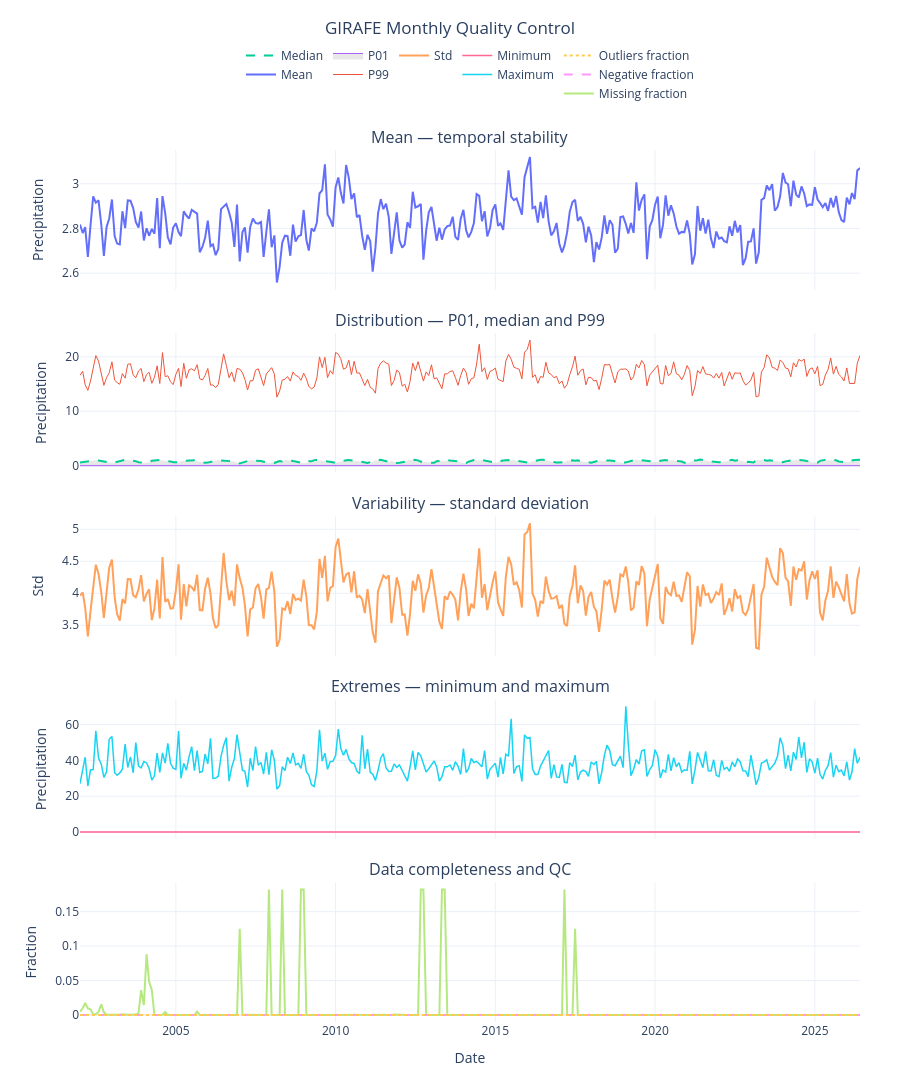

Notebook code for this chart:
### Code cell
# ============================================================
# Load pre-calculated statistics
# ============================================================

ds_stats = xr.open_dataset("GIRAFE_monthly_stats.nc")

stats = ds_stats.to_dataframe().reset_index()

stats["time"] = pd.to_datetime(stats["time"])


# ============================================================
# Create dashboard
# ============================================================

fig = make_subplots(
    rows=5,
    cols=1,
    shared_xaxes=True,
    vertical_spacing=0.05,
    subplot_titles=[
        "Mean — temporal stability",
        "Distribution — P01, median and P99",
        "Variability — standard deviation",
        "Extremes — minimum and maximum",
        "Data completeness and QC"
    ]
)

# ============================================================
# 1. Mean 
# ============================================================

fig.add_trace(
    go.Scatter(
        x=stats["time"],
        y=stats["mean"],
        mode="lines",
        name="Mean",
        line=dict(width=2),
        legendgroup="central"
    ),
    row=1, col=1
)



# ============================================================
# 2. Distribution
# ============================================================

fig.add_trace(
    go.Scatter(
        x=stats["time"],
        y=stats["p99"],
        mode="lines",
        name="P99",
        line=dict(width=1),
        legendgroup="distribution"
    ),
    row=2, col=1
)

fig.add_trace(
    go.Scatter(
        x=stats["time"],
        y=stats["median"],
        mode="lines",
        name="Median",
        line=dict(width=2, dash="dash"),
        legendgroup="central"
    ),
    row=2, col=1
)

fig.add_trace(
    go.Scatter(
        x=stats["time"],
        y=stats["p01"],
        mode="lines",
        name="P01",
        line=dict(width=1),
        fill="tonexty",
        fillcolor="rgba(100,100,100,0.15)",
        legendgroup="distribution"
    ),
    row=2, col=1
)

# ============================================================
# 3. Standard deviation
# ============================================================

fig.add_trace(
    go.Scatter(
        x=stats["time"],
        y=stats["std"],
        mode="lines",
        name="Std",
        line=dict(width=2),
        legendgroup="spread"
    ),
    row=3, col=1
)


# ============================================================
# 4. Minimum / maximum
# ============================================================

fig.add_trace(
    go.Scatter(
        x=stats["time"],
        y=stats["maximum"],
        mode="lines",
        name="Maximum",
        line=dict(width=1.5),
        legendgroup="extremes"
    ),
    row=4, col=1
)

fig.add_trace(
    go.Scatter(
        x=stats["time"],
        y=stats["minimum"],
        mode="lines",
        name="Minimum",
        line=dict(width=1.5),
        legendgroup="extremes"
    ),
    row=4, col=1
)


# ============================================================
# 5. Data completeness and QC
# ============================================================

# Missing fraction
fig.add_trace(
    go.Scatter(
        x=stats["time"],
        y=stats["missing_fraction"],
        mode="lines",
        name="Missing fraction",
        line=dict(width=2),
        legendgroup="qc",
        customdata=stats[["missing"]].values,
        hovertemplate=(
            "Missing fraction: %{y:.4%}<br>"
            "Missing pixels: %{customdata[0]:.0f}"
            "<extra></extra>"
        )
    ),
    row=5, col=1
)


# Negative fraction
fig.add_trace(
    go.Scatter(
        x=stats["time"],
        y=stats["negative_fraction"],
        mode="lines",
        name="Negative fraction",
        line=dict(width=2, dash="dash"),
        legendgroup="qc",
        hovertemplate=(
            "Negative fraction: %{y:.4%}"
            "<extra></extra>"
        )
    ),
    row=5, col=1
)


# Outliers fraction
fig.add_trace(
    go.Scatter(
        x=stats["time"],
        y=stats["outliers_fraction"],
        mode="lines",
        name="Outliers fraction",
        line=dict(width=2, dash="dot"),
        legendgroup="qc",
        hovertemplate=(
            "Outliers fraction: %{y:.4%}"
            "<extra></extra>"
        )
    ),
    row=5, col=1
)

fig.update_yaxes(
    title_text="Precipitation",
    row=1, col=1
)

fig.update_yaxes(
    title_text="Precipitation",
    row=2, col=1
)

fig.update_yaxes(
    title_text="Std",
    row=3, col=1
)

fig.update_yaxes(
    title_text="Precipitation",
    row=4, col=1
)

fig.update_yaxes(
    title_text="Fraction",
    row=5, col=1
)

fig.update_xaxes(
    title_text="Date",
    row=5, col=1
)

# ============================================================
# Layout
# ============================================================

fig.update_layout(
    title=dict(
        text="GIRAFE Monthly Quality Control",
        x=0.5,
        xanchor="center",
        y=0.98,
        yanchor="top"
    ),

    height=1300,

    hovermode="x unified",

    template="plotly_white",

    # Put legend below the title
    legend=dict(
        orientation="h",
        yanchor="top",
        y=1.125,
        xanchor="center",
        x=0.5
    ),

    # Extra space at the top for title + legend
    margin=dict(
        l=80,
        r=40,
        t=150,
        b=70
    )
)

fig.show()

fig.write_html(
    "GIRAFE_QC_timeseries.html",
    include_plotlyjs=True,
    full_html=True
)

### Figure 1 — Plotly figure (JSON) as saved in the notebook; plotly's stock layout.template omitted (floating-point values rounded to 4 significant figures; data arrays with more than 128 entries replaced by an {"elided": "..."} marker saying what was removed)
{"data": [{"legendgroup": "central", "line": {"width": 2}, "mode": "lines", "name": "Mean", "type": "scatter", "x": {"elided": "294 str values"}, "xaxis": "x", "y": {"elided": "294 float values"}, "yaxis": "y"}, {"legendgroup": "distribution", "line": {"width": 1}, "mode": "lines", "name": "P99", "type": "scatter", "x": {"elided": "294 str values"}, "xaxis": "x2", "y": {"elided": "294 float values"}, "yaxis": "y2"}, {"legendgroup": "central", "line": {"dash": "dash", "width": 2}, "mode": "lines", "name": "Median", "type": "scatter", "x": {"elided": "294 str values"}, "xaxis": "x2", "y": {"elided": "294 float values"}, "yaxis": "y2"}, {"fill": "tonexty", "fillcolor": "rgba(100,100,100,0.15)", "legendgroup": "distribution", "line": {"width": 1}, "mode": "lines", "name": "P01", "type": "scatter", "x": {"elided": "294 str values"}, "xaxis": "x2", "y": {"elided": "294 float values"}, "yaxis": "y2"}, {"legendgroup": "spread", "line": {"width": 2}, "mode": "lines", "name": "Std", "type": "scatter", "x": {"elided": "294 str values"}, "xaxis": "x3", "y": {"elided": "294 float values"}, "yaxis": "y3"}, {"legendgroup": "extremes", "line": {"width": 1.5}, "mode": "lines", "name": "Maximum", "type": "scatter", "x": {"elided": "294 str values"}, "xaxis": "x4", "y": {"elided": "294 float values"}, "yaxis": "y4"}, {"legendgroup": "extremes", "line": {"width": 1.5}, "mode": "lines", "name": "Minimum", "type": "scatter", "x": {"elided": "294 str values"}, "xaxis": "x4", "y": {"elided": "294 float values"}, "yaxis": "y4"}, {"customdata": {"elided": "294x1 int values"}, "hovertemplate": "Missing fraction: %{y:.4%}<br>Missing pixels: %{customdata[0]:.0f}<extra></extra>", "legendgroup": "qc", "line": {"width": 2}, "mode": "lines", "name": "Missing fraction", "type": "scatter", "x": {"elided": "294 str values"}, "xaxis": "x5", "y": {"elided": "294 float values"}, "yaxis": "y5"}, {"hovertemplate": "Negative fraction: %{y:.4%}<extra></extra>", "legendgroup": "qc", "line": {"dash": "dash", "width": 2}, "mode": "lines", "name": "Negative fraction", "type": "scatter", "x": {"elided": "294 str values"}, "xaxis": "x5", "y": {"elided": "294 float values"}, "yaxis": "y5"}, {"hovertemplate": "Outliers fraction: %{y:.4%}<extra></extra>", "legendgroup": "qc", "line": {"dash": "dot", "width": 2}, "mode": "lines", "name": "Outliers fraction", "type": "scatter", "x": {"elided": "294 str values"}, "xaxis": "x5", "y": {"elided": "294 float values"}, "yaxis": "y5"}], "layout": {"annotations": [{"font": {"size": 16}, "showarrow": false, "text": "Mean — temporal stability", "x": 0.5, "xanchor": "center", "xref": "paper", "y": 1, "yanchor": "bottom", "yref": "paper"}, {"font": {"size": 16}, "showarrow": false, "text": "Distribution — P01, median and P99", "x": 0.5, "xanchor": "center", "xref": "paper", "y": 0.79, "yanchor": "bottom", "yref": "paper"}, {"font": {"size": 16}, "showarrow": false, "text": "Variability — standard deviation", "x": 0.5, "xanchor": "center", "xref": "paper", "y": 0.58, "yanchor": "bottom", "yref": "paper"}, {"font": {"size": 16}, "showarrow": false, "text": "Extremes — minimum and maximum", "x": 0.5, "xanchor": "center", "xref": "paper", "y": 0.37, "yanchor": "bottom", "yref": "paper"}, {"font": {"size": 16}, "showarrow": false, "text": "Data completeness and QC", "x": 0.5, "xanchor": "center", "xref": "paper", "y": 0.16, "yanchor": "bottom", "yref": "paper"}], "height": 1300, "hovermode": "x unified", "legend": {"orientation": "h", "x": 0.5, "xanchor": "center", "y": 1.125, "yanchor": "top"}, "margin": {"b": 70, "l": 80, "r": 40, "t": 150}, "title": {"text": "GIRAFE Monthly Quality Control", "x": 0.5, "xanchor": "center", "y": 0.98, "yanchor": "top"}, "xaxis": {"anchor": "y", "domain": [0, 1], "matches": "x5", "showticklabels": false}, "xaxis2": {"anchor": "y2", "domain": [0, 1], "matches": "x5", "showticklabels": false}, "xaxis3": {"anchor": "y3", "domain": [0, 1], "matches": "x5", "showticklabels": false}, "xaxis4": {"anchor": "y4", "domain": [0, 1], "matches": "x5", "showticklabels": false}, "xaxis5": {"anchor": "y5", "domain": [0, 1], "title": {"text": "Date"}}, "yaxis": {"anchor": "x", "domain": [0.84, 1], "title": {"text": "Precipitation"}}, "yaxis2": {"anchor": "x2", "domain": [0.63, 0.79], "title": {"text": "Precipitation"}}, "yaxis3": {"anchor": "x3", "domain": [0.42, 0.58], "title": {"text": "Std"}}, "yaxis4": {"anchor": "x4", "domain": [0.21, 0.37], "title": {"text": "Precipitation"}}, "yaxis5": {"anchor": "x5", "domain": [0, 0.16], "title": {"text": "Fraction"}}}}
